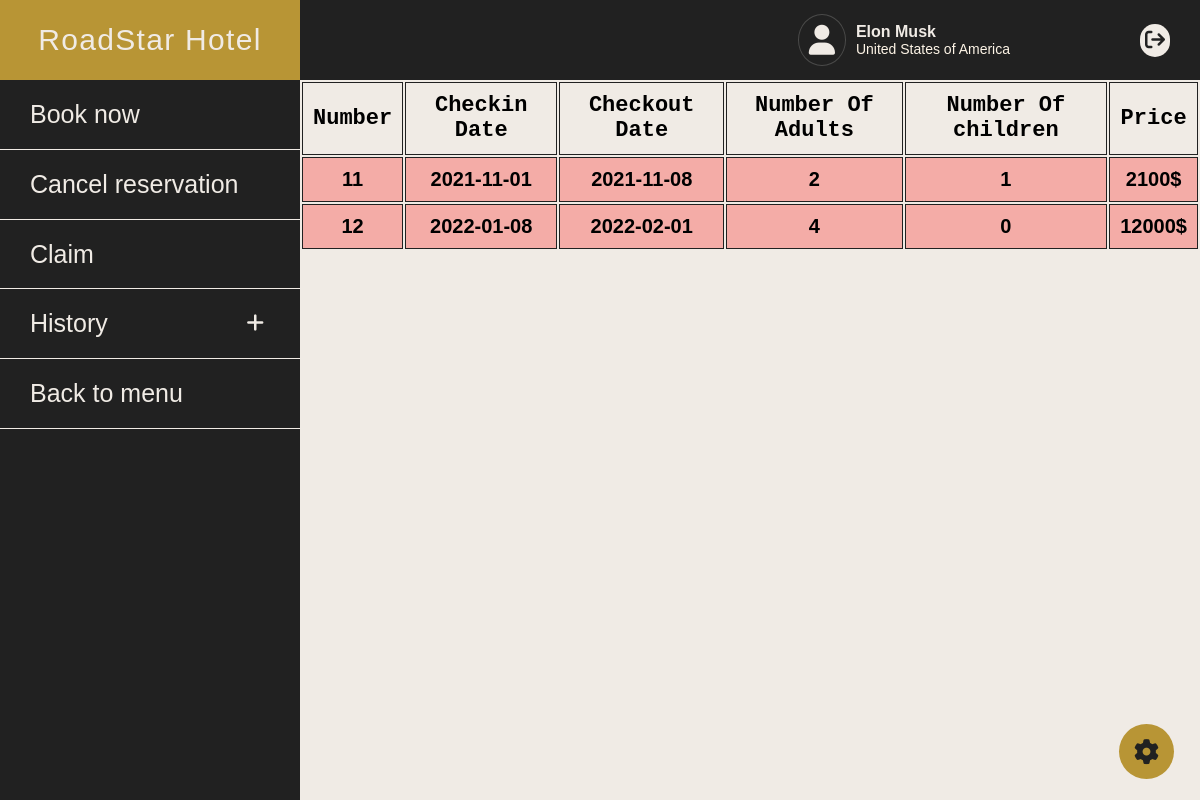
The app's page /client_account/history_booking (signed in) with its own data.
### tables this page shows
CREATE TABLE IF NOT EXISTS `reservation` (
  `reservation_id` int NOT NULL AUTO_INCREMENT,
  `checkin_date` date NOT NULL,
  `checkout_date` date NOT NULL,
  `nb_of_adult` int NOT NULL,
  `nb_of_children` int NOT NULL,
  `nb_of_rooms` int NOT NULL,
  `user_id` int NOT NULL,
  `room_nb` int NOT NULL,
  PRIMARY KEY (`reservation_id`),
  KEY `pk1` (`user_id`),
  KEY `room_nb` (`room_nb`)
);

CREATE TABLE IF NOT EXISTS `room` (
  `room_nb` int NOT NULL AUTO_INCREMENT,
  `room_type` varchar(100) NOT NULL,
  `status` varchar(100) NOT NULL,
  `cost_per_night` int NOT NULL,
  `view` varchar(100) NOT NULL,
  `occupancy` int NOT NULL,
  PRIMARY KEY (`room_nb`),
  KEY `room_type` (`room_type`)
);

CREATE TABLE IF NOT EXISTS `bill` (
  `bill_id` int NOT NULL AUTO_INCREMENT,
  `price` float NOT NULL,
  `date` timestamp NOT NULL DEFAULT CURRENT_TIMESTAMP,
  `reservation_id` int NOT NULL,
  PRIMARY KEY (`bill_id`),
  KEY `pk2` (`reservation_id`)
);

### app/controllers/Client_account.php (called while the page is built, shortened)
<?php
class Client_account extends Controller{
    public function __construct(){
        $this->reservationModel=$this->model('reservation');
    }
    public function history_booking(){
        $reservation=$this->reservationModel->findReservationById($_SESSION['user_id']);
        $data=[
            'reservation' => $reservation
        ];
        $this->view('client_account/history_booking',$data);
    }
}

### app/libraries/Core.php (called while the page is built, shortened)
<?php
class Core{
    protected $currentMethod = 'main';
    public function __construct(){
        $url = $this->getUrl();
        if(file_exists('../app/controllers/' . ucwords($url[0]). '.php')){
            unset($url[0]);
        }
        $this->currentController = new $this->currentController;
        if(isset($url[1])){
            if(method_exists($this->currentController, $url[1])){
              $this->currentMethod = $url[1];
              unset($url[1]);
            }
        }
        $this->params = $url ? array_values($url) : [];
        call_user_func_array([$this->currentController, $this->currentMethod], $this->params);
    }
    public function getUrl(){
        if(isset($_GET['url'])){
          $url = rtrim($_GET['url'], '/');
          $url = filter_var($url, FILTER_SANITIZE_URL);
          $url = explode('/', $url);
          return $url;
        }
      }
}

### app/require.php (called while the page is built, shortened)
<?php
require_once 'libraries/Core.php';
require_once 'libraries/Controller.php';
require_once 'libraries/Database.php';
$init = new Core();

### public/index.php (called while the page is built)
<?php
require_once '../app/require.php';

### app/libraries/Database.php (called while the page is built, shortened)
<?php
    class Database{
        private $dbHost = DB_HOST;
        private $dbUser = DB_USER;
        private $dbPass = DB_PASS;
        private $dbName = DB_NAME;
        private $statement;
        private $dbHandler;
        public function __construct(){
            $conn = 'mysql:host=' . $this->dbHost . ';dbname=' . $this->dbName;
            $options = array(
                PDO::ATTR_PERSISTENT => true,
                PDO::ATTR_ERRMODE => PDO::ERRMODE_EXCEPTION
            );
            try {
                $this->dbHandler = new PDO($conn, $this->dbUser, $this->dbPass, $options);
            } catch (PDOException $e) {
                $this->error = $e->getMessage();
                echo $this->error;
            }
        }
        public function query($sql) {
            $this->statement = $this->dbHandler->prepare($sql);
        }
        public function bind($parameter, $value, $type = null) {
            switch (is_null($type)) {
                default:
                    $type = PDO::PARAM_STR;
            }
            $this->statement->bindValue($parameter, $value, $type);
        }
        public function execute() {
            return $this->statement->execute();
        }
        public function resultSet() {
            $this->execute();
            return $this->statement->fetchAll(PDO::FETCH_OBJ);
        }
    }

### app/models/Reservation.php (called while the page is built, shortened)
<?php
    class Reservation{
        private $db;
        public function __construct(){
            $this->db=new Database();
        }
        public function findReservationByid($id){
            $this->db->query('select * from reservation , room , bill , user where
            reservation.user_id = user.user_id and reservation.reservation_id = bill.reservation_id
            and reservation.room_nb = room.room_nb and reservation.user_id =:id');
            $this->db->bind(':id',$id);
            $results = $this->db->resultSet();
            return $results;
        }
    }

### app/views/client_account/history_booking.php (the view, shortened to what this page needs)
<!DOCTYPE html>
<html lang="en">
    <link rel="stylesheet" href="<?php echo URLROOT ?>/public/css/all.min.css">
    <link rel="stylesheet" href="<?php echo URLROOT ?>/public/css/normalize.css">
    <link rel="stylesheet" href="<?php echo URLROOT ?>/public/css/client-dashbord-style.css">
    <link rel="stylesheet" href="<?php echo URLROOT ?>/public/css/client-dashbord-reservations-style.css">
<body>
<?php
    include "client_dashbord.php";
?>
<div class="reservations">
<table>
<thead>
    <tr>
        <th> Number</th>
        <th> Checkin Date</th>
        <th>Checkout Date</th>
        <th>Number Of Adults</th>
        <th>Number Of children</th>
        <th>Price</th>
    </tr>
</thead>
<tbody>
    <?php foreach($data['reservation'] as $reservation) : ?>
        <tr class="is<?php echo(date("Y-m-d") >= $reservation->checkout_date);?>">
            <td><?php echo $reservation->room_nb?></td>
            <td><?php echo $reservation->checkin_date?></td>
            <td><?php echo $reservation->checkout_date?></td>
            <td><?php echo $reservation->nb_of_adult?></td>
            <td><?php echo $reservation->nb_of_children?></td>
            <td><?php echo $reservation->price?>$</td>
        </tr>
    <?php endforeach; ?>
</tbody>
</table>
</div>
</body>
</html>

### public/css/client-dashbord-style.css (style rules this page uses)
:root { --primary-color: #4a4a49; --secondary-color: #b89535; --prim-background-color: #f0ebe5; --sec-background-color: #212121; --third-background-color: rgb(253, 244, 230); --margin-between-sections: 50px; --main-padding: 30px; --main-duration: 0.5s; --main-letter-spacing-for-paragraphs: 1.3px; --intern-margin: 30px; --arrow-margin: 20px; }
* { box-sizing: border-box; margin: 0px; scroll-behavior: smooth; }
body { font-family: Arial, Helvetica, sans-serif; }

### public/css/client-dashbord-reservations-style.css (style rules this page uses)
:root { --primary-color: #4a4a49; --secondary-color: #b89535; --prim-background-color: #f0ebe5; --sec-background-color: #212121; --third-background-color: rgb(253, 244, 230); --margin-between-sections: 50px; --main-padding: 30px; --main-duration: 0.5s; --main-letter-spacing-for-paragraphs: 1.3px; --intern-margin: 30px; --arrow-margin: 20px; }
* { box-sizing: border-box; margin: 0px; scroll-behavior: smooth; }
body { font-family: Arial, Helvetica, sans-serif; }
.reservations { position: absolute; width: min(calc(100vw - 300px), 80vw); left: max(20vw , 300px); top: 10vh; height: 90vh; background-color: var(--prim-background-color); overflow-x: hidden; overflow-y: auto; max-height: 90vh; display: block; }
.reservations table { width: min(calc(100vw - 300px), 80vw); }
.reservations thead th { font-size: 22px; font-weight: bold; font-family: 'Courier New', Courier, monospace; padding: 10px; border: 1px solid var(--sec-background-color); }
.reservations tbody td { text-align: center; font-size: 20px; font-weight: bold; padding: 10px; }
.reservations tr td { border: 1px solid var(--sec-background-color); }
.reservations tbody tr { background-color: #4a4a4922; }
.reservations .is1 { background-color: rgba(255, 0, 0, 0.272); }

### public/css/client-dashbord-include-style.css (style rules this page uses)
:root { --primary-color: #4a4a49; --secondary-color: #b89535; --prim-background-color: #f0ebe5; --sec-background-color: #212121; --third-background-color: rgb(253, 244, 230); --margin-between-sections: 50px; --main-padding: 30px; --main-duration: 0.5s; --main-letter-spacing-for-paragraphs: 1.3px; --intern-margin: 30px; --arrow-margin: 20px; }
* { box-sizing: border-box; margin: 0px; scroll-behavior: smooth; }
body { font-family: Arial, Helvetica, sans-serif; }

### records on screen
reservation: room_nb.room_nb "11", checkin_date "2021-11-01", checkout_date "2021-11-08", nb_of_adult "2", nb_of_children "1", bill.price "2100"
reservation: room_nb.room_nb "12", checkin_date "2022-01-08", checkout_date "2022-02-01", nb_of_adult "4", nb_of_children "0", bill.price "12000"

### other values on screen
$_SESSION["user_fname"] "Elon"
$_SESSION["user_lname"] "Musk"
$_SESSION['country'] "United States of America"
